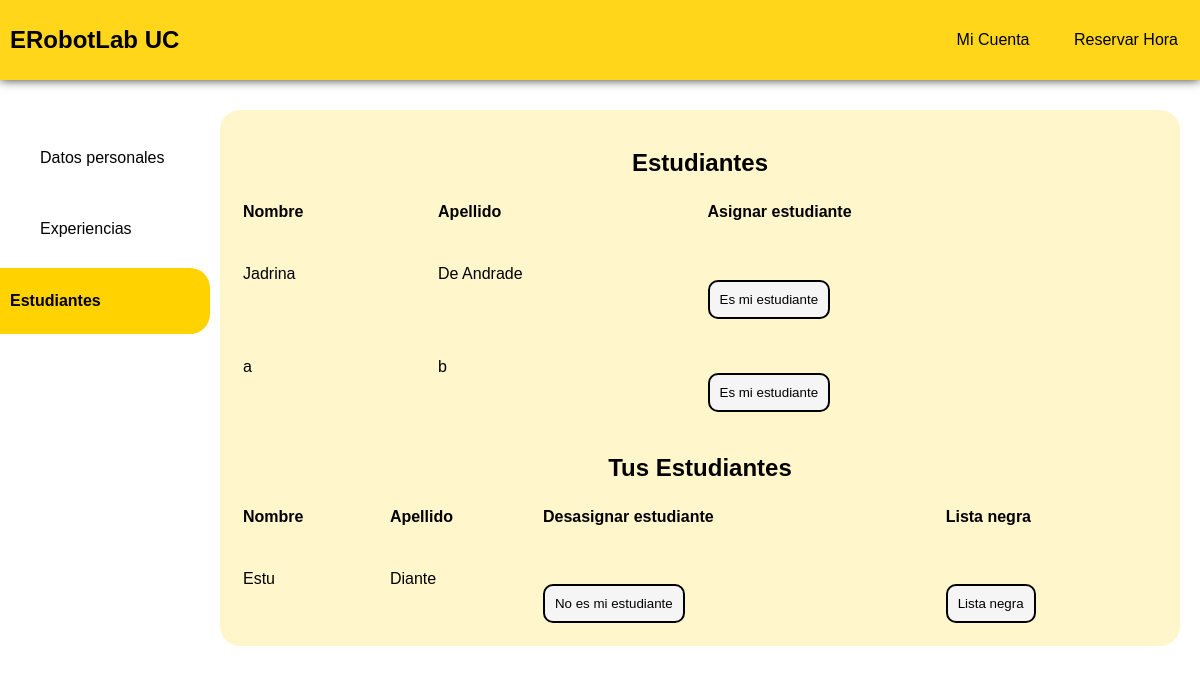
The page /cuenta/est (signed in) on the database its author committed.
### tables this page shows
CREATE TABLE usuarios (
    id INTEGER PRIMARY KEY AUTOINCREMENT,
    created TIMESTAMP NOT NULL DEFAULT CURRENT_TIMESTAMP,
    name TEXT NOT NULL,
    lastname TEXT NOT NULL,
    mail TEXT NOT NULL CHECK (LIKE('%@%.cl', mail) OR LIKE('%@%.com', mail)), 
    password TEXT NOT NULL CHECK (length(password) > 5),
    tipo TEXT NOT NULL,
    inst TEXT NOT NULL,
    carrera TEXT NOT NULL,
    robotica BIT NOT NULL,
    blacklist BIT NOT NULL DEFAULT 0
);

### app.py (the view, shortened to what this page needs)
@app.route("/cuenta/est", methods = ('POST', 'GET'))
def estuds():
    user_id = session["user_id"]
    conn = get_db_connection()
    estuds = conn.execute('SELECT * FROM usuarios WHERE tipo = ?',
                        ('alumno',)).fetchall()
    conn.close()
    mine = []
    not_mine = []
    for estud in estuds:
        if my_teach(user_id, estud['id']):
            mine.append(estud)
        else:
            not_mine.append(estud)
    return render_template("perfil/estudiantes.html", mine = mine, not_mine = not_mine)

### app.py (called while the page is built)
def get_db_connection():
    conn = sqlite3.connect('database.db')
    conn.row_factory = sqlite3.Row
    return conn

def my_teach(id_prof, id_est):
    conn = get_db_connection()
    is_stud = conn.execute('SELECT * FROM estudiante_de WHERE id_est = ? AND id_prof = ?',
                        (id_est, id_prof)).fetchone()
    conn.close()
    if is_stud is None:
        return False
    return True

### templates/perfil/estudiantes.html (shortened to what this page needs)
<!DOCTYPE html>
<html lang="en">
<head>
<link rel="stylesheet" href="{{ url_for('static', filename = 'css/estilo_perfil.css') }}">
</head>
<body>
<div class="header">
  <nav>
    <a class="inlink" href= "{{ url_for('main') }}"><h1> ERobotLab UC</h1></a>
    <div class="nav-links">
        <a class='link' href="">Mi Cuenta</a>
        <a class='link' href="{{ url_for('res') }}">Reservar Hora</a>
    </div>
  </nav>
</div>
<div id="wrapper">
    <div class="sidenav">
    <a class ="not_current" href="{{ url_for('perfil') }}">Datos personales</a>
    <a class ="not_current" href="{{ url_for('exps') }}">Experiencias</a>
    <a class="current" href="#">Estudiantes</a>
    </div>
    <div class="content">
    <h2>Estudiantes</h2>
    <table>
      <form method = "POST">
      <tr>
        <th> Nombre</th>
        <th>Apellido</th>
        <th>Asignar estudiante</th>
      </tr>
       {% for estud in not_mine %}
        <tr>
          <td>{{estud['name']}}</td>
          <td>{{estud['lastname']}}</td>
          <td><button class='boton' type="submit" name="sid" value="A{{estud['id']}}">Es mi estudiante</button></td>
        </tr>
        {% endfor %}
      </table>
      <h2 style="margin-top: 40px">Tus Estudiantes</h2>
      <table>
        <tr>
          <th> Nombre</th>
          <th>Apellido</th>
          <th>Desasignar estudiante</th>
          <th>Lista negra</th>
        </tr>
        {% for estud in mine %}
        <tr>
          <td>{{estud['name']}}</td>
          <td>{{estud['lastname']}}</td>
          <td><button class='boton' type="submit" name="sid" value="D{{estud['id']}}">No es mi estudiante</button></td>
          {% if estud['blacklist'] %}
           <td><button class='boton' type="submit" name="sid" value="U{{estud['id']}}">Sacar de lista negra</button></td>
          {% else %}
           <td><button class='boton' type="submit" name="sid" value="B{{estud['id']}}">Lista negra</button></td>
          {% endif%}
        </tr>
        {% endfor %}
      </table>
    </div>
</div>
</body>
</html>
</body>
</html>

### static/css/estilo_perfil.css (style rules this page uses)
body { margin: 0; font-family: Arial, Helvetica, sans-serif; text-align: center; background-color: white; font-family: 'Montserrat', sans-serif; font-style: normal; font-variant: normal; font-weight: 200; line-height: 26.4px; color: black; margin: 0px; }
h2 { text-align: center; }
.sidenav { height: 100%; width: 200px; position: fixed; z-index: 1; left: 0; overflow-x: hidden; padding: 10px; }
table { width: 100%; }
#wrapper { margin-top: 110px;; }
.header { position: fixed; width: 100%; background-color: white; top:0; z-index: 1; box-shadow: 0px 0 10px rgba(0, 0, 0, 0.8); }
table, td, th { text-align: left; }
.sidenav a { margin-top:5px; color: black; padding: 20px 30px; text-decoration: none; display: block; text-align: left; }
.current { background-color: rgb(255, 210, 0); color: black; border-radius: 20px; margin-left: -30px; font-weight: bold; }
.content { font-style: normal; margin-left: 220px; padding: 20px; background-color: rgb(255, 210, 0, 0.2); stroke: rgb(255, 210, 0); margin-top: 20px; margin-right: 20px; border-radius: 20px; }
nav { width:99%; background-color: rgb(255, 210, 0, 0.9); color: black; height: 60px; padding: 10px; display: flex; justify-content: space-between; align-items: center; font-family: 'Montserrat', sans-serif; font-style: extra-bold; font-variant: normal; font-weight: bolder; border: none; margin: none; margin-top: 0px; }
.nav-links a { text-decoration: none; color: black; }
.boton { text-align: center; padding: 10px; border-radius: 10px; background-color: whitesmoke; text-decoration: none; color: black; border-style: solid; border-color: black; display: inline-block; margin: auto; margin-top: 50px; }
.link { height: 40px; padding: 21.5px 20px; letter-spacing: 120%; }
.inlink { text-decoration: none; color: black; }

### rows shown on the page
usuarios: name "Jadrina", lastname "De Andrade"
usuarios: name "a", lastname "b"
usuarios: name "Estu", lastname "Diante"
